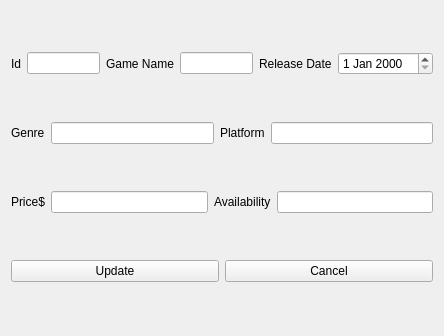
<?xml version="1.0" encoding="UTF-8"?>
<ui version="4.0">
 <class>addGameWindow</class>
 <widget class="QWidget" name="addGameWindow">
  <property name="geometry">
   <rect>
    <x>0</x>
    <y>0</y>
    <width>444</width>
    <height>336</height>
   </rect>
  </property>
  <property name="windowTitle">
   <string>Edit Game</string>
  </property>
  <layout class="QVBoxLayout" name="verticalLayout">
   <item>
    <layout class="QHBoxLayout" name="horizontalLayout_5">
     <item>
      <layout class="QHBoxLayout" name="horizontalLayout_4">
       <item>
        <layout class="QHBoxLayout" name="horizontalLayout_7">
         <item>
          <widget class="QLabel" name="label_7">
           <property name="text">
            <string>Id</string>
           </property>
          </widget>
         </item>
         <item>
          <layout class="QHBoxLayout" name="horizontalLayout_8"/>
         </item>
         <item>
          <widget class="QLineEdit" name="gameId"/>
         </item>
        </layout>
       </item>
       <item>
        <widget class="QLabel" name="label">
         <property name="text">
          <string>Game Name</string>
         </property>
        </widget>
       </item>
       <item>
        <widget class="QLineEdit" name="gameName"/>
       </item>
      </layout>
     </item>
     <item>
      <layout class="QHBoxLayout" name="horizontalLayout">
       <item>
        <widget class="QLabel" name="label_2">
         <property name="text">
          <string>Release Date</string>
         </property>
        </widget>
       </item>
       <item>
        <widget class="QDateEdit" name="releaseDate"/>
       </item>
      </layout>
     </item>
    </layout>
   </item>
   <item>
    <layout class="QHBoxLayout" name="horizontalLayout_2">
     <item>
      <widget class="QLabel" name="label_3">
       <property name="text">
        <string>Genre</string>
       </property>
      </widget>
     </item>
     <item>
      <widget class="QLineEdit" name="genre"/>
     </item>
     <item>
      <widget class="QLabel" name="label_4">
       <property name="text">
        <string>Platform</string>
       </property>
      </widget>
     </item>
     <item>
      <widget class="QLineEdit" name="platform"/>
     </item>
    </layout>
   </item>
   <item>
    <layout class="QHBoxLayout" name="horizontalLayout_3">
     <item>
      <widget class="QLabel" name="label_5">
       <property name="text">
        <string>Price$</string>
       </property>
      </widget>
     </item>
     <item>
      <widget class="QLineEdit" name="gamePrice"/>
     </item>
     <item>
      <widget class="QLabel" name="label_6">
       <property name="text">
        <string>Availability</string>
       </property>
      </widget>
     </item>
     <item>
      <widget class="QLineEdit" name="aval"/>
     </item>
    </layout>
   </item>
   <item>
    <layout class="QHBoxLayout" name="horizontalLayout_6">
     <item>
      <widget class="QPushButton" name="add">
       <property name="text">
        <string>Update</string>
       </property>
      </widget>
     </item>
     <item>
      <widget class="QPushButton" name="cancel">
       <property name="text">
        <string>Cancel</string>
       </property>
      </widget>
     </item>
    </layout>
   </item>
  </layout>
 </widget>
 <resources/>
 <connections/>
</ui>
